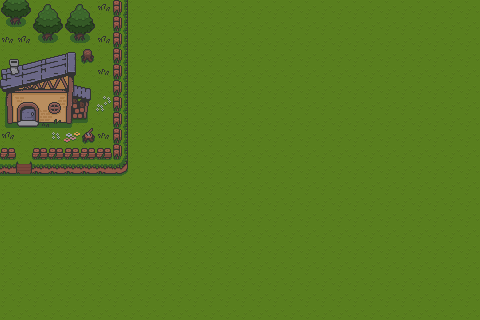

A 2D game scene composited from a Tiled map and its tileset images. What follows is a short description and the map's XML, with every tile layer's data as written:
An orthogonal 30x20 tile map with 16x16 px tiles, 2 tile layers (Tile Layer 1, Tile Layer 2), 2 tilesets.

<map version="1.10" tiledversion="1.11.2" orientation="orthogonal" renderorder="right-down" width="30" height="20" tilewidth="16" tileheight="16" infinite="0" nextlayerid="3" nextobjectid="1">
 <tileset firstgid="1" name="Overworld_Tileset" tilewidth="16" tileheight="16" tilecount="234" columns="18">
  <image source="../Overworld_Tileset.png" width="288" height="208" />
 </tileset>
 <tileset firstgid="235" name="water_tile_anim_strip_8" tilewidth="16" tileheight="16" tilecount="8" columns="8">
  <image source="../water_tile_anim_strip_8.png" width="128" height="16" />
 </tileset>
 <layer id="1" name="Tile Layer 1" width="30" height="20">
  <data encoding="csv">
25,25,25,25,25,25,25,22,25,25,25,25,25,25,25,25,25,25,25,25,25,25,25,25,25,25,25,25,25,25,
25,25,25,25,25,25,25,22,25,25,25,25,25,25,25,25,25,25,25,25,25,25,25,25,25,25,25,25,25,25,
25,25,25,25,25,25,25,22,25,25,25,25,25,25,25,25,25,25,25,25,25,25,25,25,25,25,25,25,25,25,
25,25,25,25,25,25,25,22,25,25,25,25,25,25,25,25,25,25,25,25,25,25,25,25,25,25,25,25,25,25,
25,25,25,25,25,25,25,22,25,25,25,25,25,25,25,25,25,25,25,25,25,25,25,25,25,25,25,25,25,25,
25,25,25,25,25,25,25,22,25,25,25,25,25,25,25,25,25,25,25,25,25,25,25,25,25,25,25,25,25,25,
25,25,25,25,25,25,25,22,25,25,25,25,25,25,25,25,25,25,25,25,25,25,25,25,25,25,25,25,25,25,
25,25,25,25,25,25,25,22,25,25,25,25,25,25,25,25,25,25,25,25,25,25,25,25,25,25,25,25,25,25,
25,25,25,25,25,25,25,22,25,25,25,25,25,25,25,25,25,25,25,25,25,25,25,25,25,25,25,25,25,25,
25,25,25,25,25,25,25,22,25,25,25,25,25,25,25,25,25,25,25,25,25,25,25,25,25,25,25,25,25,25,
38,43,38,38,38,38,38,25,25,25,25,25,25,25,25,25,25,25,25,25,25,25,25,25,25,25,25,25,25,25,
25,25,25,25,25,25,25,25,25,25,25,25,25,25,25,25,25,25,25,25,25,25,25,25,25,25,25,25,25,25,
25,25,25,25,25,25,25,25,25,25,25,25,25,25,25,25,25,25,25,25,25,25,25,25,25,25,25,25,25,25,
25,25,25,25,25,25,25,25,25,25,25,25,25,25,25,25,25,25,25,25,25,25,25,25,25,25,25,25,25,25,
25,25,25,25,25,25,25,25,25,25,25,25,25,25,25,25,25,25,25,25,25,25,25,25,25,25,25,25,25,25,
25,25,25,25,25,25,25,25,25,25,25,25,25,25,25,25,25,25,25,25,25,25,25,25,25,25,25,25,25,25,
25,25,25,25,25,25,25,25,25,25,25,25,25,25,25,25,25,25,25,25,25,25,25,25,25,25,25,25,25,25,
25,25,25,25,25,25,25,25,25,25,25,25,25,25,25,25,25,25,25,25,25,25,25,25,25,25,25,25,25,25,
25,25,25,25,25,25,25,25,25,25,25,25,25,25,25,25,25,25,25,25,25,25,25,25,25,25,25,25,25,25,
25,25,25,25,25,25,25,25,25,25,25,25,25,25,25,25,25,25,25,25,25,25,25,25,25,25,25,25,25,25
</data>
 </layer>
 <layer id="2" name="Tile Layer 2" width="30" height="20">
  <data encoding="csv">
184,185,166,167,166,167,58,98,0,0,0,0,0,0,0,0,0,0,0,0,0,0,0,0,0,0,0,0,0,0,
202,203,184,185,184,185,0,98,0,0,0,0,0,0,0,0,0,0,0,0,0,0,0,0,0,0,0,0,0,0,
57,58,202,203,202,203,58,98,0,0,0,0,0,0,0,0,0,0,0,0,0,0,0,0,0,0,0,0,0,0,
13,14,15,16,17,76,0,98,0,0,0,0,0,0,0,0,0,0,0,0,0,0,0,0,0,0,0,0,0,0,
31,32,33,34,35,36,57,98,0,0,0,0,0,0,0,0,0,0,0,0,0,0,0,0,0,0,0,0,0,0,
49,50,51,52,53,54,0,98,0,0,0,0,0,0,0,0,0,0,0,0,0,0,0,0,0,0,0,0,0,0,
67,68,69,70,71,72,73,98,0,0,0,0,0,0,0,0,0,0,0,0,0,0,0,0,0,0,0,0,0,0,
85,86,87,88,89,90,0,98,0,0,0,0,0,0,0,0,0,0,0,0,0,0,0,0,0,0,0,0,0,0,
58,0,0,91,74,77,57,98,0,0,0,0,0,0,0,0,0,0,0,0,0,0,0,0,0,0,0,0,0,0,
97,0,97,97,97,97,97,98,0,0,0,0,0,0,0,0,0,0,0,0,0,0,0,0,0,0,0,0,0,0,
0,0,0,0,0,0,0,40,0,0,0,0,0,0,0,0,0,0,0,0,0,0,0,0,0,0,0,0,0,0,
0,0,0,0,0,0,0,0,0,0,0,0,0,0,0,0,0,0,0,0,0,0,0,0,0,0,0,0,0,0,
0,0,0,0,0,0,0,0,0,0,0,0,0,0,0,0,0,0,0,0,0,0,0,0,0,0,0,0,0,0,
0,0,0,0,0,0,0,0,0,0,0,0,0,0,0,0,0,0,0,0,0,0,0,0,0,0,0,0,0,0,
0,0,0,0,0,0,0,0,0,0,0,0,0,0,0,0,0,0,0,0,0,0,0,0,0,0,0,0,0,0,
0,0,0,0,0,0,0,0,0,0,0,0,0,0,0,0,0,0,0,0,0,0,0,0,0,0,0,0,0,0,
0,0,0,0,0,0,0,0,0,0,0,0,0,0,0,0,0,0,0,0,0,0,0,0,0,0,0,0,0,0,
0,0,0,0,0,0,0,0,0,0,0,0,0,0,0,0,0,0,0,0,0,0,0,0,0,0,0,0,0,0,
0,0,0,0,0,0,0,0,0,0,0,0,0,0,0,0,0,0,0,0,0,0,0,0,0,0,0,0,0,0,
0,0,0,0,0,0,0,0,0,0,0,0,0,0,0,0,0,0,0,0,0,0,0,0,0,0,0,0,0,0
</data>
 </layer>
</map>
